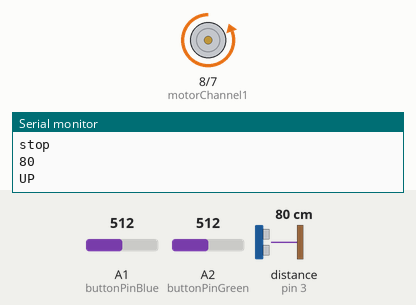
Bench run of a sketch on a simulated Arduino Uno, built with avr-gcc and run on an emulated ATmega328P. Shown: motor-driver pin pairs drawn as motors (green arrow = first pin HIGH = forward, orange = second pin HIGH = backward, longer = more drive), the last lines printed to the serial monitor. Inputs (shaded band) come from the test bench; at power-on: A1 (buttonPinBlue) = 512, A2 (buttonPinGreen) = 512, distance to the obstacle (sensor on pin 3) 80 cm.

Above: at 1.2 s.
1.3 s: A1 (buttonPinBlue) set to 985
4.3 s: A1 (buttonPinBlue) set to 1008
At 4.81 s:
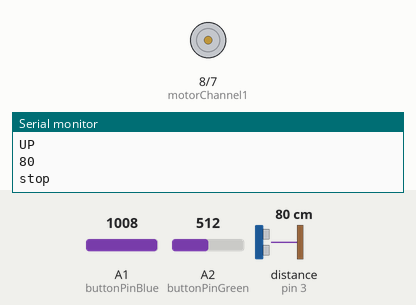
7.3 s: A2 (buttonPinGreen) set to 987
10.3 s: A2 (buttonPinGreen) set to 1014
At 10.8 s:
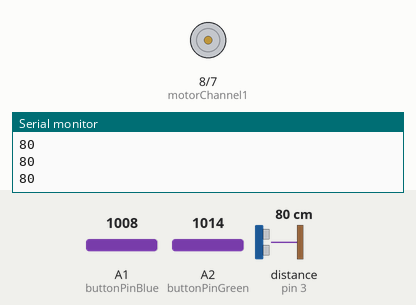
13.4 s: A1 (buttonPinBlue) set to 990
At 13.9 s:
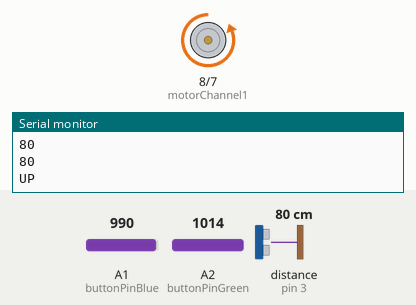
Timing chart, 0 to 17.4 s (numbered marks = the images above; inputs shaded):
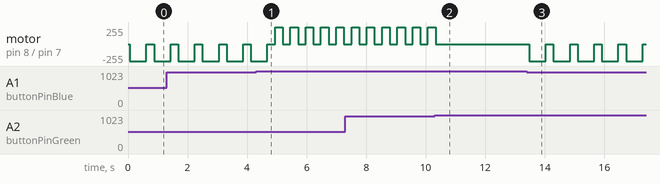

Measured:
- the behaviour switches between 1000 and 1001 on A1 (buttonPinBlue) (found by bisection; images 0 and 1)
- the behaviour switches between 1000 and 1001 on A2 (buttonPinGreen) (found by bisection; images 1 and 2)
- after the input at 4.3 s, motor on pin 8 (motorChannel1) / pin 7 (motorChannel2): alternates forward 255/255 for 0.26 s and stopped for 0.26 s, starting after 0.64 s
- after the input at 10.3 s, motor on pin 8 (motorChannel1) / pin 7 (motorChannel2): goes on until 10.3 s, then stays stopped
- after the input at 13.4 s, motor on pin 8 (motorChannel1) / pin 7 (motorChannel2): alternates backward 255/255 for 0.56 s and stopped for 0.26 s, starting after 0.08 s
- by itself, motor on pin 8 (motorChannel1) / pin 7 (motorChannel2): alternates backward 255/255 for 0.56 s and stopped for 0.26 s

The sketch:

projectTable-button.ino
```cpp
#include <Arduino.h>
#include <Ultrasonic.h>

Ultrasonic ultrasonic(3);
int buttonPinBlue = A1;
int buttonPinGreen = A2;
uint8_t motorChannel1 = 8;
uint8_t motorChannel2 = 7;

enum SpinDirection {
  UP,
  DOWN
};

enum State {
  REST,
  SPINNING_UP,
  SPINNING_DOWN
};

enum BUTTON_STATES {
  OFF,
  ON
};

State state = REST;
int buttonValueThreshold = 1000;
long BOTTOM_HEIGHT = 64;
long TOP_HEIGHT = 102;

long heightFromFloor;


void setup(){
    pinMode(motorChannel1, OUTPUT);
    pinMode(motorChannel2, OUTPUT);
    Serial.begin(9600);
    stopSpin();
    heightFromFloor = ultrasonic.MeasureInCentimeters();
}

void loop() {
    int greenButtonValue = analogRead(buttonPinGreen);
    int blueButtonValue = analogRead(buttonPinBlue);

    int greenButtonState = getButtonState(greenButtonValue);
    int blueButtonState = getButtonState(blueButtonValue);

    long newHeight = ultrasonic.MeasureInCentimeters();
    delay(50);

    if (isClean(newHeight)) {
        heightFromFloor = newHeight;
    }
    Serial.println(heightFromFloor);

    switch (state) {

      case REST:
        if (blueButtonState == ON) {
          state = SPINNING_UP;
          spinUp();
          delay(500);
        } else if (greenButtonState == ON) {
          state = SPINNING_DOWN;
          spinDown();
          delay(200);
        }
        break;

      case SPINNING_UP:
        if (blueButtonState == ON ||
            greenButtonState == ON ||
            heightFromFloor >= TOP_HEIGHT) {
          state = REST;
          stopSpin();
          delay(200);
        }
        break;

      case SPINNING_DOWN:
        if (blueButtonState == ON ||
            greenButtonState == ON ||
            heightFromFloor <= BOTTOM_HEIGHT) {
          state = REST;
          stopSpin();
          delay(200);
        }
        break;
    }

    delay(1);
}

bool isClean(long newValue) {
  if ((newValue + 3) < heightFromFloor || (newValue - 3) > heightFromFloor) {
    Serial.print("Rejected: ");
    Serial.println(newValue);
    return false;
  }
  return true;
}

BUTTON_STATES getButtonState(int value){
   if(value > buttonValueThreshold) {
      return OFF;
   } else {
      return ON;
   }
}

void spinUp() {
  logs("UP");
  digitalWrite(motorChannel1, LOW);
  digitalWrite(motorChannel2, HIGH);
}

void spinDown(){
  logs("DOWN");
  digitalWrite(motorChannel1, HIGH);
  digitalWrite(motorChannel2, LOW);
}

void stopSpin(){
  state = REST;
  logs("stop");
  digitalWrite(motorChannel1, LOW);
  digitalWrite(motorChannel2, LOW);
}

void logs(String l){
  Serial.println(l);
}
void logs(int n){
  Serial.println(n);
}
void logs(unsigned long n){
  Serial.println(n);
}
```
